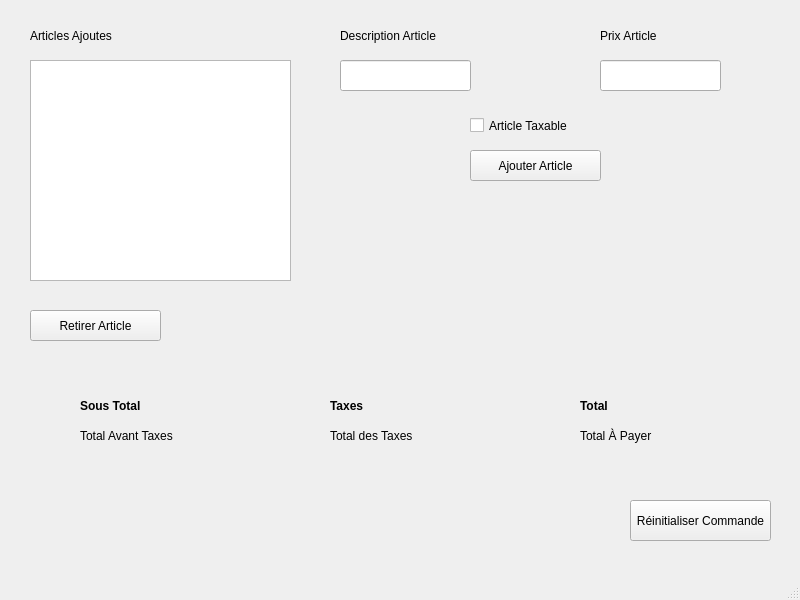
<?xml version="1.0" encoding="UTF-8"?>
<ui version="4.0">
 <class>MainWindow</class>
 <widget class="QMainWindow" name="MainWindow">
  <property name="geometry">
   <rect>
    <x>0</x>
    <y>0</y>
    <width>800</width>
    <height>600</height>
   </rect>
  </property>
  <property name="windowTitle">
   <string>Caisse</string>
  </property>
  <widget class="QWidget" name="centralwidget">
   <widget class="QLineEdit" name="NomArticle_lineEdit">
    <property name="geometry">
     <rect>
      <x>340</x>
      <y>60</y>
      <width>131</width>
      <height>31</height>
     </rect>
    </property>
    <property name="text">
     <string/>
    </property>
   </widget>
   <widget class="QLineEdit" name="PrixArticle_lineEdit">
    <property name="geometry">
     <rect>
      <x>600</x>
      <y>60</y>
      <width>121</width>
      <height>31</height>
     </rect>
    </property>
    <property name="text">
     <string/>
    </property>
   </widget>
   <widget class="QPushButton" name="AjouterArticle_pushButton">
    <property name="geometry">
     <rect>
      <x>470</x>
      <y>150</y>
      <width>131</width>
      <height>31</height>
     </rect>
    </property>
    <property name="text">
     <string>Ajouter Article</string>
    </property>
   </widget>
   <widget class="QPushButton" name="RetirerArticle_pushButton">
    <property name="geometry">
     <rect>
      <x>30</x>
      <y>310</y>
      <width>131</width>
      <height>31</height>
     </rect>
    </property>
    <property name="text">
     <string>Retirer Article</string>
    </property>
   </widget>
   <widget class="QPushButton" name="ReinitialiserCommande_pushButton">
    <property name="geometry">
     <rect>
      <x>630</x>
      <y>500</y>
      <width>141</width>
      <height>41</height>
     </rect>
    </property>
    <property name="text">
     <string>Réinitialiser Commande</string>
    </property>
   </widget>
   <widget class="QCheckBox" name="ArticleTaxable_checkBox">
    <property name="geometry">
     <rect>
      <x>470</x>
      <y>110</y>
      <width>121</width>
      <height>31</height>
     </rect>
    </property>
    <property name="text">
     <string>Article Taxable</string>
    </property>
    <property name="checked">
     <bool>false</bool>
    </property>
   </widget>
   <widget class="QListWidget" name="ArticlesAjoutes_listWidget">
    <property name="geometry">
     <rect>
      <x>30</x>
      <y>60</y>
      <width>261</width>
      <height>221</height>
     </rect>
    </property>
   </widget>
   <widget class="QLabel" name="TotalAvantTaxes_label">
    <property name="geometry">
     <rect>
      <x>80</x>
      <y>420</y>
      <width>101</width>
      <height>31</height>
     </rect>
    </property>
    <property name="text">
     <string>Total Avant Taxes</string>
    </property>
   </widget>
   <widget class="QLabel" name="TotalDesTaxes_label">
    <property name="geometry">
     <rect>
      <x>330</x>
      <y>420</y>
      <width>101</width>
      <height>31</height>
     </rect>
    </property>
    <property name="text">
     <string>Total des Taxes</string>
    </property>
   </widget>
   <widget class="QLabel" name="TotalAPayer_label">
    <property name="geometry">
     <rect>
      <x>580</x>
      <y>420</y>
      <width>111</width>
      <height>31</height>
     </rect>
    </property>
    <property name="text">
     <string>Total À Payer</string>
    </property>
   </widget>
   <widget class="QLabel" name="DescriptionArticle_label">
    <property name="geometry">
     <rect>
      <x>340</x>
      <y>20</y>
      <width>101</width>
      <height>31</height>
     </rect>
    </property>
    <property name="text">
     <string>Description Article</string>
    </property>
   </widget>
   <widget class="QLabel" name="PrixArticle_label">
    <property name="geometry">
     <rect>
      <x>600</x>
      <y>20</y>
      <width>71</width>
      <height>31</height>
     </rect>
    </property>
    <property name="text">
     <string>Prix Article</string>
    </property>
   </widget>
   <widget class="QLabel" name="SousTotal_label">
    <property name="geometry">
     <rect>
      <x>80</x>
      <y>390</y>
      <width>81</width>
      <height>31</height>
     </rect>
    </property>
    <property name="font">
     <font>
      <bold>true</bold>
     </font>
    </property>
    <property name="text">
     <string>Sous Total</string>
    </property>
   </widget>
   <widget class="QLabel" name="ArticlesAjoutes_label">
    <property name="geometry">
     <rect>
      <x>30</x>
      <y>20</y>
      <width>131</width>
      <height>31</height>
     </rect>
    </property>
    <property name="text">
     <string>Articles Ajoutes</string>
    </property>
   </widget>
   <widget class="QLabel" name="Taxes_label">
    <property name="geometry">
     <rect>
      <x>330</x>
      <y>396</y>
      <width>49</width>
      <height>20</height>
     </rect>
    </property>
    <property name="font">
     <font>
      <bold>true</bold>
     </font>
    </property>
    <property name="text">
     <string>Taxes</string>
    </property>
   </widget>
   <widget class="QLabel" name="Total_label">
    <property name="geometry">
     <rect>
      <x>580</x>
      <y>396</y>
      <width>49</width>
      <height>20</height>
     </rect>
    </property>
    <property name="font">
     <font>
      <bold>true</bold>
     </font>
    </property>
    <property name="text">
     <string>Total</string>
    </property>
   </widget>
   <widget class="QLabel" name="Error_label">
    <property name="geometry">
     <rect>
      <x>346</x>
      <y>210</y>
      <width>371</width>
      <height>20</height>
     </rect>
    </property>
    <property name="text">
     <string/>
    </property>
   </widget>
  </widget>
  <widget class="QMenuBar" name="menubar">
   <property name="geometry">
    <rect>
     <x>0</x>
     <y>0</y>
     <width>800</width>
     <height>21</height>
    </rect>
   </property>
  </widget>
  <widget class="QStatusBar" name="statusbar"/>
 </widget>
 <resources/>
 <connections/>
</ui>
